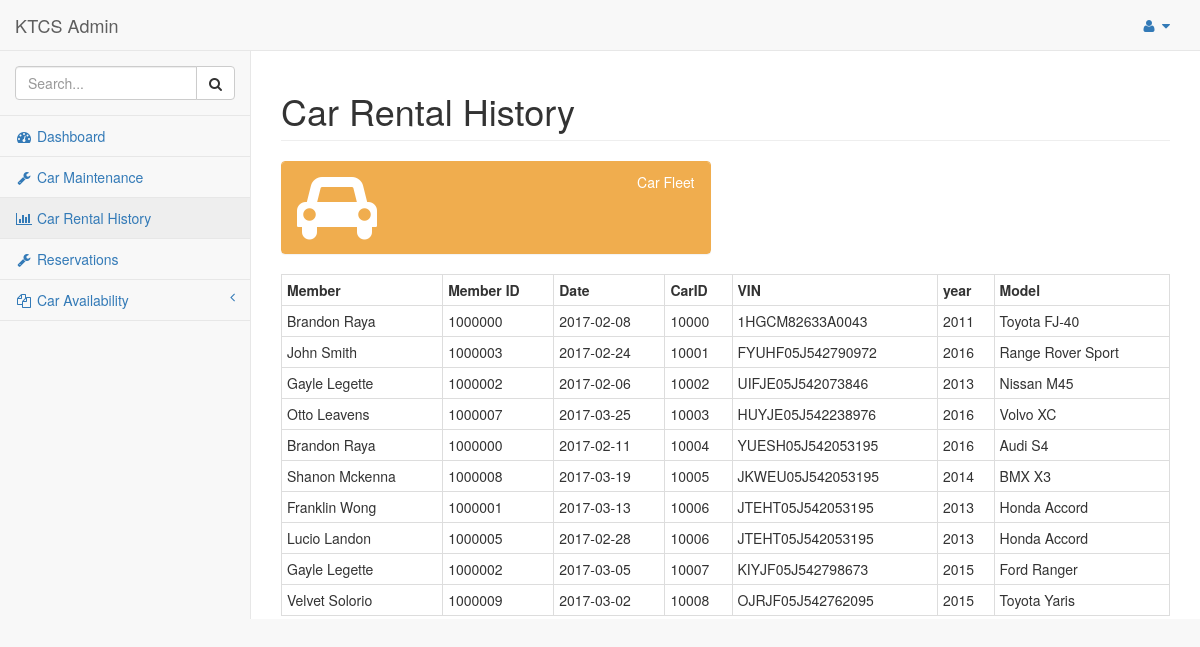
/admin/pages/carHistory.php (signed in), run on the app's committed database.
### tables this page shows
CREATE TABLE `reservation` (
  `carID` int(11) NOT NULL,
  `memberID` int(11) NOT NULL,
  `reservation_num` varchar(20) NOT NULL,
  `date` date NOT NULL,
  `access_code` varchar(20) NOT NULL,
  `length_of_reservation` int(11) NOT NULL
);

CREATE TABLE `member` (
  `memberID` int(11) UNSIGNED NOT NULL,
  `name` varchar(20) NOT NULL,
  `address` varchar(40) NOT NULL,
  `phone_number` varchar(15) NOT NULL,
  `email` varchar(60) NOT NULL,
  `driver_license_num` varchar(15) NOT NULL,
  `membership_fee` int(11) NOT NULL DEFAULT '5',
  `username` varchar(11) NOT NULL,
  `password` varchar(11) NOT NULL,
  `admin` int(1) NOT NULL DEFAULT '0'
);

### admin/pages/carHistory.php (the view, shortened to what this page needs)
 <!DOCTYPE html>
<html lang="en">
<head>
    <link href="../vendor/bootstrap/css/bootstrap.min.css" rel="stylesheet">
    <link href="../vendor/metisMenu/metisMenu.min.css" rel="stylesheet">
    <link href="../dist/css/sb-admin-2.css" rel="stylesheet">
    <link href="../vendor/morrisjs/morris.css" rel="stylesheet">
    <link href="../vendor/font-awesome/css/font-awesome.min.css" rel="stylesheet" type="text/css">
</head>
<body>
    <div id="wrapper">
        <nav class="navbar navbar-default navbar-static-top" role="navigation" style="margin-bottom: 0">
            <div class="navbar-header">
                <a class="navbar-brand" href="index.php">KTCS Admin</a>
            </div>
            <ul class="nav navbar-top-links navbar-right">
                <li class="dropdown">
                    <a class="dropdown-toggle" data-toggle="dropdown" href="#">
                        <i class="fa fa-user fa-fw"></i> <i class="fa fa-caret-down"></i>
                    </a>
                </li>
            </ul>
            <div class="navbar-default sidebar" role="navigation">
                <div class="sidebar-nav navbar-collapse">
                    <ul class="nav" id="side-menu">
                        <li class="sidebar-search">
                            <div class="input-group custom-search-form">
                                <input type="text" class="form-control" placeholder="Search...">
                                <span class="input-group-btn">
                                <button class="btn btn-default" type="button">
                                    <i class="fa fa-search"></i>
                                </button>
                            </span>
                            </div>
                        </li>
                        <li>
                            <a href="index.php"><i class="fa fa-dashboard fa-fw"></i> Dashboard</a>
                        </li>
						<li>
                            <a href="carM.php"><i class="fa fa-wrench fa-fw"></i> Car Maintenance</a>
                        </li>
                        <li>
                            <a href="carHistory.php"><i class="fa fa-bar-chart-o fa-fw"></i> Car Rental History</a>
                        </li>
                        <li>
                            <a href="date1.php"><i class="fa fa-wrench fa-fw"></i> Reservations</a>
                        </li>
                        <li>
                            <a href="#"><i class="fa fa-files-o fa-fw"></i> Car Availability<span class="fa arrow"></span></a>
                        </li>
                    </ul>
                </div>
            </div>
        </nav>
        <div id="page-wrapper">
            <div class="row">
                <div class="col-lg-12">
                    <h1 class="page-header">Car Rental History</h1>
                </div>
            </div>
            <div class="row">
                <div class="col-lg-6 col-md-6">
                    <div class="panel panel-yellow">
                        <div class="panel-heading">
                            <div class="row">
                                <div class="col-xs-3">
                                    <i class="fa fa-car   fa-5x"></i>
                                </div>
                                <div class="col-xs-9 text-right">
                                    <div>Car Fleet</div>
                                </div>
                            </div>
                        </div>
                    </div>
                </div>
            </div>
       <?php
if(isset($_SESSION['id'])){
    include_once '../../connection.php';
        $query = "SELECT DISTINCT reservation.carID, make_model, year, vin, name, reservation.memberID, date FROM reservation NATURAL JOIN car, member WHERE reservation.memberID = member.memberID ORDER BY carID";
        $stmt = $dbh->prepare($query);
		$stmt->execute();
        $stmt->bind_result($carID,$makemodel,$year,$vin,$name,$memberID,$date);
						echo "<table class='table table-hover table-condensed table-bordered'>";
						echo "<tr>";
						echo "<th>Member</th>";
						echo "<th>Member ID</th>";
						echo "<th>Date</th>";
						echo "<th>CarID</th>";
						echo "<th>VIN</th>";
						echo "<th>year</th>";
						echo "<th>Model</th>";
						echo "</tr>";
    while ($stmt -> fetch()){
						echo "<tr>";
						echo "<td>$name</td>";
						echo "<td>$memberID</td>";
						echo "<td>$date </td>";
						echo "<td>$carID</td>";
						echo "<td>$vin</td>";
						echo "<td>$year </td>";
						echo "<td>$makemodel</td>";
						echo "</tr>";
    }
	echo "</table>";
} else {
	header("Location: ../../worklogin.php");
	die();
}
?>
        </div>
    </div>
</body>
</html>

### data on the page
reservation: memberID.name "Brandon Raya", memberID "1000000", date "2017-02-08", carID "10000", vin "1HGCM82633A0043", year "2011", makemodel "Toyota FJ-40"
reservation: memberID.name "John Smith", memberID "1000003", date "2017-02-24", carID "10001", vin "FYUHF05J542790972", year "2016", makemodel "Range Rover Sport"
reservation: memberID.name "Gayle Legette", memberID "1000002", date "2017-02-06", carID "10002", vin "UIFJE05J542073846", year "2013", makemodel "Nissan M45"
reservation: memberID.name "Otto Leavens", memberID "1000007", date "2017-03-25", carID "10003", vin "HUYJE05J542238976", year "2016", makemodel "Volvo XC"
reservation: memberID.name "Brandon Raya", memberID "1000000", date "2017-02-11", carID "10004", vin "YUESH05J542053195", year "2016", makemodel "Audi S4"
reservation: memberID.name "Shanon Mckenna", memberID "1000008", date "2017-03-19", carID "10005", vin "JKWEU05J542053195", year "2014", makemodel "BMX X3"
reservation: memberID.name "Franklin Wong", memberID "1000001", date "2017-03-13", carID "10006", vin "JTEHT05J542053195", year "2013", makemodel "Honda Accord"
reservation: memberID.name "Lucio Landon", memberID "1000005", date "2017-02-28", carID "10006", vin "JTEHT05J542053195", year "2013", makemodel "Honda Accord"
reservation: memberID.name "Gayle Legette", memberID "1000002", date "2017-03-05", carID "10007", vin "KIYJF05J542798673", year "2015", makemodel "Ford Ranger"
reservation: memberID.name "Velvet Solorio", memberID "1000009", date "2017-03-02", carID "10008", vin "OJRJF05J542762095", year "2015", makemodel "Toyota Yaris"
